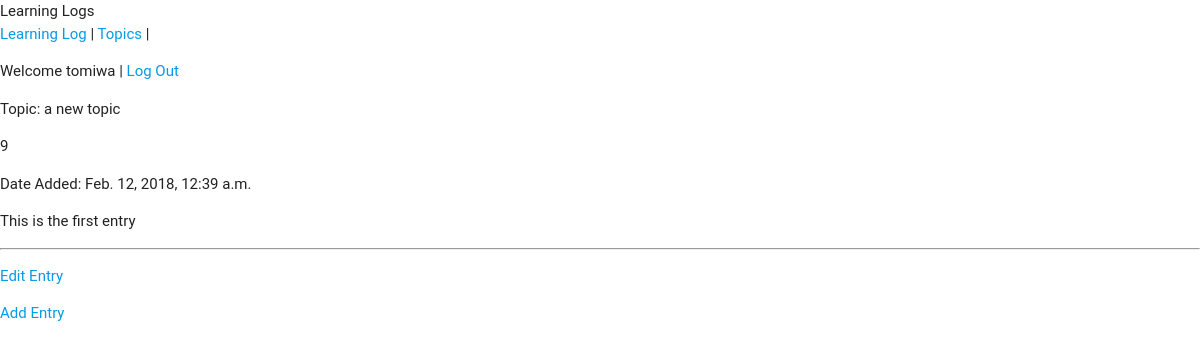
The app's page /learninglog/topic/7/ (signed in) with its own data.
### learninglog/models.py (models this page shows)
class Topic(models.Model):
    text = models.CharField(max_length = 200)
    date_added = models.DateField(auto_now_add = True)
    owner = models.ForeignKey(User)
    def __str__(self):
        return self.text

class Entry(models.Model):
    topic = models.ForeignKey(Topic, on_delete = models.CASCADE)
    text = models.TextField()
    date_added = models.DateTimeField(auto_now_add = True)
    class Meta:
        verbose_name_plural = 'Entries'
    def __str__(self):
        return self.text[:50]

### learninglog/views.py (the view)
# urls.py: url(r'^topic/(?P<topic_id>\d+)/$', views.topic, name = 'topic'),
@login_required
def topic(request, topic_id):
    topic = Topic.objects.get(id = topic_id)
    topic_entry = topic.entry_set.all()
    if topic.owner != request.user:
        raise Http404
    context = {'topic': topic, 'topic_entry': topic_entry}
    return render(request, 'learninglog/topic.html', context)

### learninglog/templates/learninglog/topic.html
{% extends 'learninglog/header.html'%}
{% block content%}
<p>
  Topic: {{ topic }}
</p>
{% for entry in topic_entry %}
<p>
  {{ entry.id }}
</p>
<p>
Date Added:  {{ entry.date_added}}
</p>
<p> {{ entry|linebreaks }} </p>
<hr />
<p>
  <a href='{% url 'learninglog:edit_entry' entry.id %}'>Edit Entry</a>
</p>
{% empty%}
<p>No Entries for this Topic</p>
{% endfor %}
<p>
  <a href='{% url 'learninglog:add_entry' topic.id %}'> Add Entry </a>
</p>
{% endblock %}

### learninglog/templates/learninglog/header.html (shortened to what this page needs)
{% load staticfiles %}
<!doctype html>
<html>
<head>
<link rel="stylesheet" type="text/css" href="{% static 'css/materialize.css' %}" media="screen,projection"/>
<html lang="en">
</head>
<body>
  <header>
  <div>
    Learning Logs
  </div>
  </header>
  <a href='{% url 'learninglog:home' %}'>Learning Log</a> |
  <a href='{% url 'learninglog:topics' %}'>Topics</a> |
  <p>
    {% if user.is_authenticated %}
    Welcome {{ user.username }} |
    <a href='{% url "users:logout" %}'>Log Out</a>
    {% else %}
    <a href="{% url 'users:login' %}">Log In</a> |
    <a href="{% url 'users:sign_up' %}">Sign Up</a>
    {% endif%}
  </p>
  {% block content %}
  {% endblock content %}
</body>
</html>

### records on screen
Topic: text "a new topic"
Entry: id "9", date_added "Feb. 12, 2018, 12:39 a.m.", text "This is the first entry"

### other values on screen
{{ user.username }} "tomiwa"
